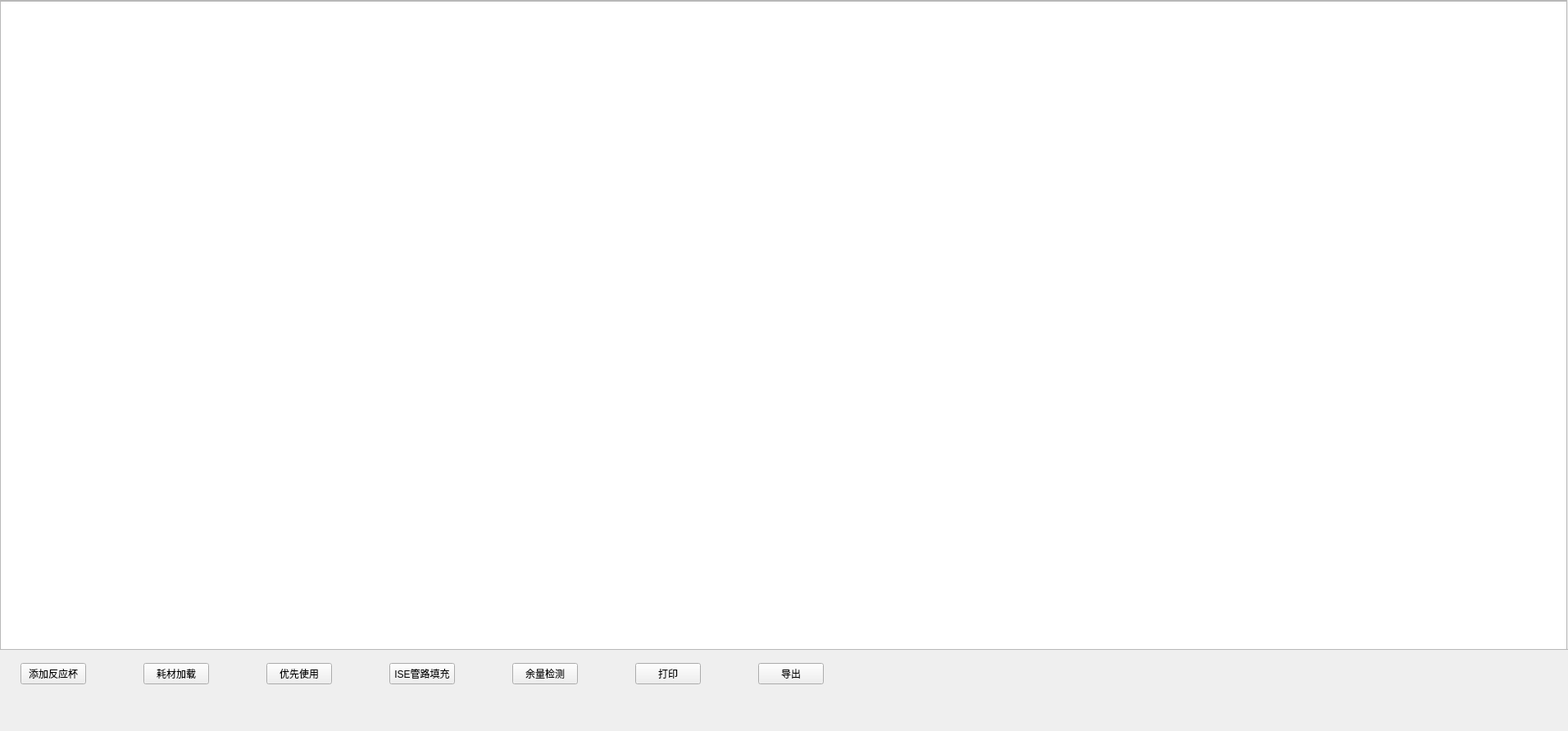
<?xml version="1.0" encoding="UTF-8"?>
<ui version="4.0">
 <class>SupplyList</class>
 <widget class="QWidget" name="SupplyList">
  <property name="geometry">
   <rect>
    <x>0</x>
    <y>0</y>
    <width>1913</width>
    <height>892</height>
   </rect>
  </property>
  <property name="windowTitle">
   <string>Form</string>
  </property>
  <widget class="QTableView" name="tableView">
   <property name="geometry">
    <rect>
     <x>0</x>
     <y>1</y>
     <width>1912</width>
     <height>792</height>
    </rect>
   </property>
   <property name="verticalScrollBarPolicy">
    <enum>Qt::ScrollBarAsNeeded</enum>
   </property>
   <property name="horizontalScrollBarPolicy">
    <enum>Qt::ScrollBarAsNeeded</enum>
   </property>
   <property name="showGrid">
    <bool>false</bool>
   </property>
   <attribute name="horizontalHeaderDefaultSectionSize">
    <number>200</number>
   </attribute>
   <attribute name="horizontalHeaderHighlightSections">
    <bool>false</bool>
   </attribute>
   <attribute name="horizontalHeaderStretchLastSection">
    <bool>true</bool>
   </attribute>
   <attribute name="verticalHeaderVisible">
    <bool>false</bool>
   </attribute>
   <attribute name="verticalHeaderDefaultSectionSize">
    <number>44</number>
   </attribute>
  </widget>
  <widget class="QFrame" name="line_v">
   <property name="geometry">
    <rect>
     <x>0</x>
     <y>1</y>
     <width>1</width>
     <height>792</height>
    </rect>
   </property>
   <property name="frameShape">
    <enum>QFrame::StyledPanel</enum>
   </property>
   <property name="frameShadow">
    <enum>QFrame::Raised</enum>
   </property>
   <property name="lines" stdset="0">
    <string>solid</string>
   </property>
  </widget>
  <widget class="QFrame" name="line_v_2">
   <property name="geometry">
    <rect>
     <x>1911</x>
     <y>1</y>
     <width>1</width>
     <height>792</height>
    </rect>
   </property>
   <property name="frameShape">
    <enum>QFrame::StyledPanel</enum>
   </property>
   <property name="frameShadow">
    <enum>QFrame::Raised</enum>
   </property>
   <property name="lines" stdset="0">
    <string>solid</string>
   </property>
  </widget>
  <widget class="QFrame" name="line_h_2">
   <property name="geometry">
    <rect>
     <x>1</x>
     <y>792</y>
     <width>1912</width>
     <height>1</height>
    </rect>
   </property>
   <property name="frameShape">
    <enum>QFrame::StyledPanel</enum>
   </property>
   <property name="frameShadow">
    <enum>QFrame::Raised</enum>
   </property>
   <property name="lines" stdset="0">
    <string>solid</string>
   </property>
  </widget>
  <widget class="QFrame" name="line_h">
   <property name="geometry">
    <rect>
     <x>0</x>
     <y>0</y>
     <width>1912</width>
     <height>1</height>
    </rect>
   </property>
   <property name="frameShape">
    <enum>QFrame::StyledPanel</enum>
   </property>
   <property name="frameShadow">
    <enum>QFrame::Raised</enum>
   </property>
   <property name="lines" stdset="0">
    <string>solid</string>
   </property>
  </widget>
  <widget class="QWidget" name="widget" native="true">
   <property name="geometry">
    <rect>
     <x>25</x>
     <y>802</y>
     <width>1881</width>
     <height>40</height>
    </rect>
   </property>
   <layout class="QHBoxLayout" name="horizontalLayout">
    <property name="spacing">
     <number>70</number>
    </property>
    <property name="leftMargin">
     <number>0</number>
    </property>
    <property name="topMargin">
     <number>0</number>
    </property>
    <property name="rightMargin">
     <number>0</number>
    </property>
    <property name="bottomMargin">
     <number>0</number>
    </property>
    <item>
     <widget class="QPushButton" name="AddReactionBtn">
      <property name="minimumSize">
       <size>
        <width>0</width>
        <height>0</height>
       </size>
      </property>
      <property name="maximumSize">
       <size>
        <width>16777215</width>
        <height>16777215</height>
       </size>
      </property>
      <property name="text">
       <string>添加反应杯</string>
      </property>
      <property name="buttons" stdset="0">
       <string>flat</string>
      </property>
     </widget>
    </item>
    <item>
     <widget class="QPushButton" name="supplyLoad_btn">
      <property name="minimumSize">
       <size>
        <width>0</width>
        <height>0</height>
       </size>
      </property>
      <property name="maximumSize">
       <size>
        <width>16777215</width>
        <height>16777215</height>
       </size>
      </property>
      <property name="text">
       <string>耗材加载</string>
      </property>
      <property name="buttons" stdset="0">
       <string>flat</string>
      </property>
     </widget>
    </item>
    <item>
     <widget class="QPushButton" name="supplyPriority">
      <property name="minimumSize">
       <size>
        <width>0</width>
        <height>0</height>
       </size>
      </property>
      <property name="maximumSize">
       <size>
        <width>16777215</width>
        <height>16777215</height>
       </size>
      </property>
      <property name="text">
       <string>优先使用</string>
      </property>
      <property name="buttons" stdset="0">
       <string>flat</string>
      </property>
     </widget>
    </item>
    <item>
     <widget class="QPushButton" name="perfusion_btn">
      <property name="minimumSize">
       <size>
        <width>0</width>
        <height>0</height>
       </size>
      </property>
      <property name="maximumSize">
       <size>
        <width>16777215</width>
        <height>16777215</height>
       </size>
      </property>
      <property name="text">
       <string>ISE管路填充</string>
      </property>
      <property name="buttons" stdset="0">
       <string>flat</string>
      </property>
     </widget>
    </item>
    <item>
     <widget class="QPushButton" name="reagentAllowance">
      <property name="minimumSize">
       <size>
        <width>0</width>
        <height>0</height>
       </size>
      </property>
      <property name="maximumSize">
       <size>
        <width>16777215</width>
        <height>16777215</height>
       </size>
      </property>
      <property name="text">
       <string>余量检测</string>
      </property>
      <property name="buttons" stdset="0">
       <string>flat</string>
      </property>
     </widget>
    </item>
    <item>
     <widget class="QPushButton" name="PrintBtn">
      <property name="minimumSize">
       <size>
        <width>0</width>
        <height>0</height>
       </size>
      </property>
      <property name="maximumSize">
       <size>
        <width>16777215</width>
        <height>16777215</height>
       </size>
      </property>
      <property name="text">
       <string>打印</string>
      </property>
      <property name="buttons" stdset="0">
       <string>flat</string>
      </property>
     </widget>
    </item>
    <item>
     <widget class="QPushButton" name="export_btn">
      <property name="minimumSize">
       <size>
        <width>0</width>
        <height>0</height>
       </size>
      </property>
      <property name="maximumSize">
       <size>
        <width>16777215</width>
        <height>16777215</height>
       </size>
      </property>
      <property name="text">
       <string>导出</string>
      </property>
      <property name="buttons" stdset="0">
       <string>flat</string>
      </property>
     </widget>
    </item>
    <item>
     <spacer name="horizontalSpacer">
      <property name="orientation">
       <enum>Qt::Horizontal</enum>
      </property>
      <property name="sizeHint" stdset="0">
       <size>
        <width>40</width>
        <height>20</height>
       </size>
      </property>
     </spacer>
    </item>
   </layout>
  </widget>
 </widget>
 <resources/>
 <connections/>
</ui>
